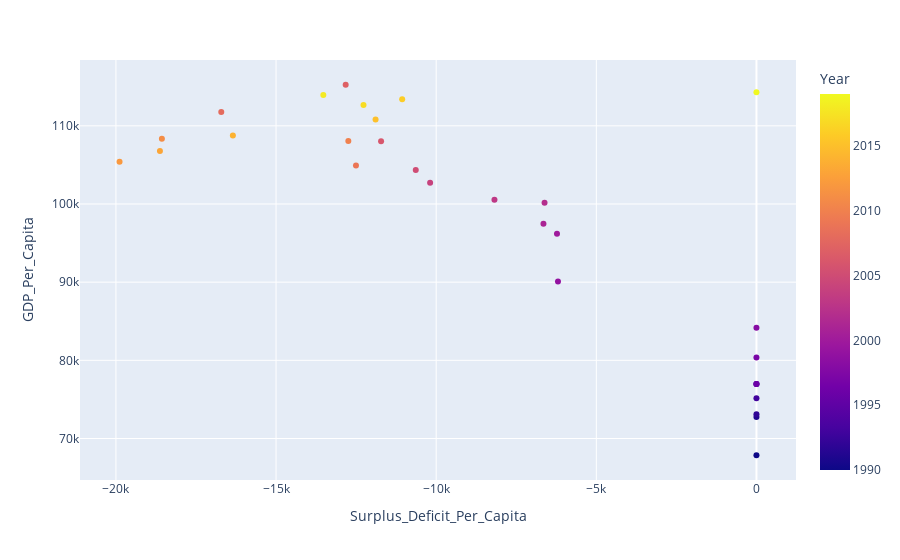

The code cell stored with this chart in its notebook:
### Markdown cell above
Looking at the two graphs above: it is interesting how for the top GDP countries, the surplus (or lack thereoff) oscilates in larger values - up to 20 Million in USD. For poorest GDP countries it is contained within a Million

### Code cell
fig5 = px.scatter(filtered_gdp_cont_pop_trade.loc[filtered_gdp_cont_pop_trade['Country'] == 'Luxembourg'], x='Surplus_Deficit_Per_Capita', y='GDP_Per_Capita', color='Year')
fig5.show()

### Figure 1 — Plotly figure (JSON) as saved in the notebook; plotly's stock layout.template omitted (floating-point values rounded to 4 significant figures)
{"data": [{"hovertemplate": "Surplus_Deficit_Per_Capita=%{x}<br>GDP_Per_Capita=%{y}<br>Year=%{marker.color}<extra></extra>", "legendgroup": "", "marker": {"color": [1990, 1991, 1992, 1993, 1994, 1995, 1996, 1997, 1998, 1999, 2000, 2001, 2002, 2003, 2004, 2005, 2006, 2007, 2008, 2009, 2010, 2011, 2012, 2013, 2014, 2015, 2016, 2017, 2018, 2019], "coloraxis": "coloraxis", "symbol": "circle"}, "mode": "markers", "name": "", "orientation": "v", "showlegend": false, "type": "scatter", "x": [0, 0, 0, 0, 0, 0, 0, 0, 0, -6197.0, -6228.0, -6651.0, -6616.0, -8181.0, -10190.0, -10640.0, -11720.0, -12830.0, -16710.0, -12510.0, -12740.0, -18570.0, -19890.0, -18630.0, -16350.0, -11890.0, -11060.0, -12270.0, -13520.0, 0], "xaxis": "x", "y": [67860.0, 72740.0, 73090.0, 75140.0, 76960.0, 76970.0, 76990.0, 80370.0, 84170.0, 90090.0, 96210.0, 97480.0, 100100.0, 100500.0, 102700.0, 104400.0, 108000.0, 115300.0, 111800.0, 104900.0, 108000.0, 108400.0, 105400.0, 106800.0, 108800.0, 110800.0, 113400.0, 112700.0, 114000.0, 114300.0], "yaxis": "y"}], "layout": {"coloraxis": {"colorbar": {"title": {"text": "Year"}}, "colorscale": [[0, "#0d0887"], [0.1111, "#46039f"], [0.2222, "#7201a8"], [0.3333, "#9c179e"], [0.4444, "#bd3786"], [0.5556, "#d8576b"], [0.6667, "#ed7953"], [0.7778, "#fb9f3a"], [0.8889, "#fdca26"], [1, "#f0f921"]]}, "legend": {"tracegroupgap": 0}, "margin": {"t": 60}, "xaxis": {"anchor": "y", "domain": [0, 1], "title": {"text": "Surplus_Deficit_Per_Capita"}}, "yaxis": {"anchor": "x", "domain": [0, 1], "title": {"text": "GDP_Per_Capita"}}}}
